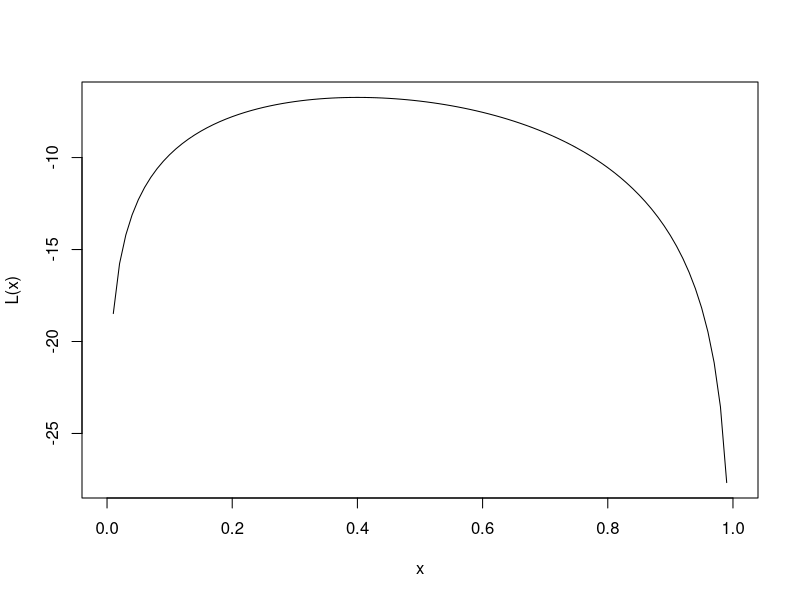

Reproduce this figure in R.
# log likelihood function
# oxoxxoxxxo => 4/10
llf <- function(x) log(x^4 * (1-x)^6)

exp(llf(0.1))
# [1] 5.31441e-05
exp(llf(0.3))
# [1] 0.0009529569

# optimization
optimize(llf, c(0, 1), maximum = TRUE)
optim(c(0.1), llf, method = "Brent", lower = 0, upper = 1, control = list(fnscale = -1))

func <- deriv(~ log(x^4 * (1-x)^6), "x", func = T)
class(func)
# [1] "function"
typeof(func)
# [1] "closure"
plot(func, xlab = "x", ylab = "L(x)")